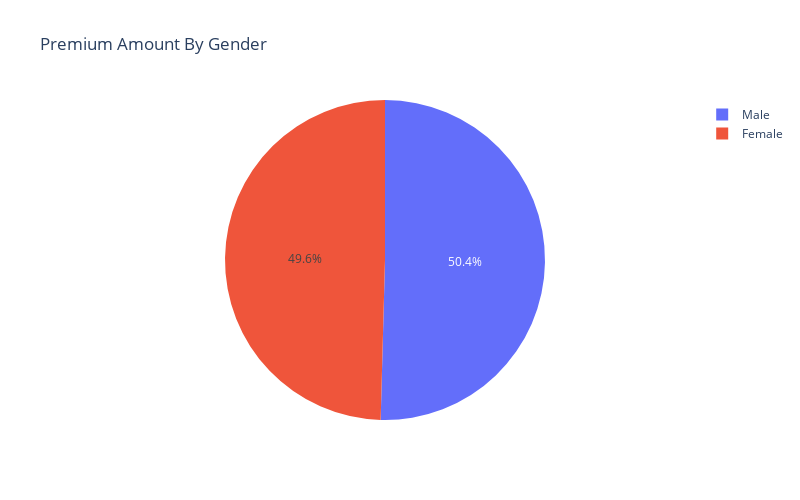

Notebook cell for this chart:
### Markdown cell above
Let's Make further obesrvation

### Code cell
fig = px.pie(data_frame=df, names='Gender', values='Premium Amount', width=800, height=500, title='Premium Amount By Gender')
fig.show()

### Figure 1 — Plotly figure (JSON) as saved in the notebook; plotly's stock layout.template omitted (floating-point values rounded to 4 significant figures; data arrays with more than 128 entries replaced by an {"elided": "..."} marker saying what was removed)
{"data": [{"domain": {"x": [0, 1], "y": [0, 1]}, "hovertemplate": "Gender=%{label}<br>Premium Amount=%{value}<extra></extra>", "labels": {"elided": "9474 str values"}, "legendgroup": "", "name": "", "showlegend": true, "type": "pie", "values": {"elided": "9474 int values"}}], "layout": {"height": 500, "legend": {"tracegroupgap": 0}, "title": {"text": "Premium Amount By Gender"}, "width": 800}}
